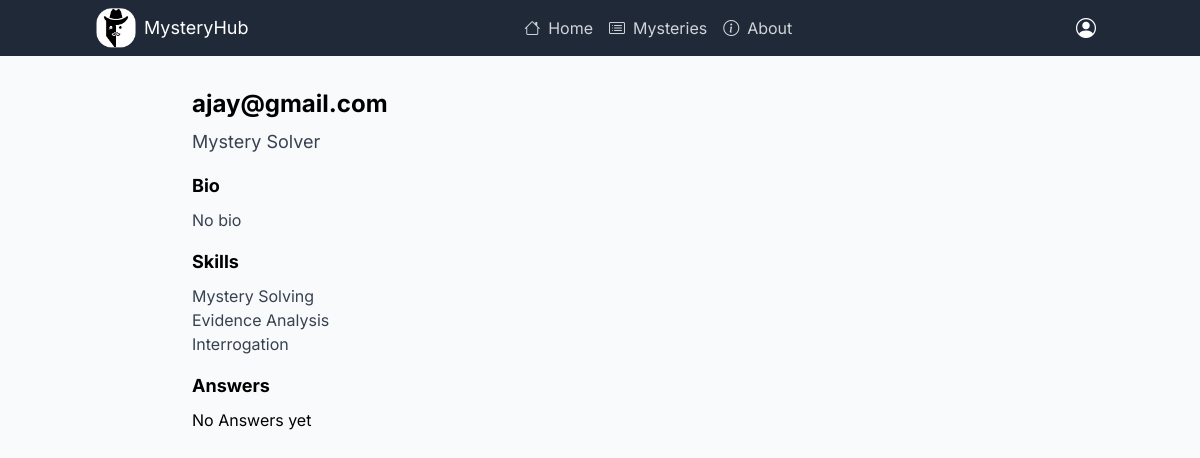
The page /profile/3/ on the database as committed earlier.
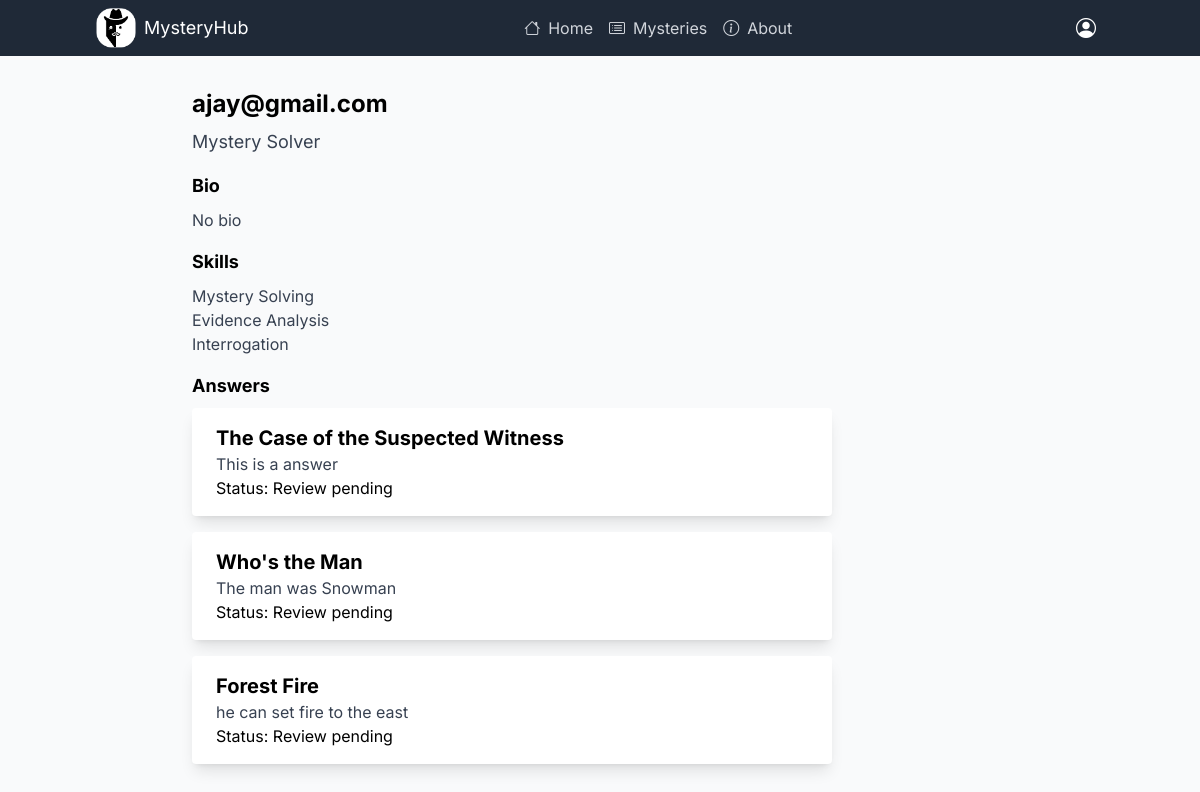
The same page on the database as committed later.
### mysteries/models.py (models this page shows)
class User(AbstractUser):
    bio = models.TextField(blank=True)
    skills = models.ManyToManyField('Skill', blank=True)
    recent_mysteries = models.ManyToManyField('Mystery', blank=True)

class Answer(models.Model):
    answer = models.TextField()
    correct = models.BooleanField(default=True)
    reviewed = models.BooleanField(default=False)
    answered_by = models.ForeignKey(User, on_delete=models.CASCADE)
    mystery = models.ForeignKey(Mystery, on_delete=models.CASCADE)

class Mystery(models.Model):
    title = models.CharField(max_length=200)
    description = models.TextField()
    created_by = models.ForeignKey(User, on_delete=models.CASCADE)
    created_at = models.DateTimeField(auto_now_add=True)
    clues = models.TextField()
    is_solved = models.BooleanField(default=False)
    solution = models.TextField()
    tags = models.ManyToManyField(to=Tag, related_name="mysteries", blank=True)

### mysteries/views.py (the view)
# urls.py: path('profile/<int:user_id>/', views.view_profile, name='view_profile'),
def view_profile(request, user_id):
    user_profile = User.objects.get(id=user_id)
    answers = Answer.objects.filter(answered_by=user_profile)
    return render(request, 'profile.html', {'user_profile': user_profile, "answers": answers})

### mysteries/templates/profile.html
{% extends 'layout.html' %}
{% block body %}
<div class="container">
    <div class="max-w-2xl mx-auto px-4 py-8">
        <div class="flex items-center mb-4">
            <div>
                <h2 class="font-bold text-2xl mb-2">{{user_profile.username}}</h2>
                <p class="text-gray-700 text-lg">Mystery Solver</p>
            </div>
        </div>
        <div class="mb-4">
            {% if user_profile == user %}
            <form method="post" class="flex flex-col mt-4 justify-center gap-4" id="bio-form">
                {% csrf_token %}
                <div class="flex flex-col gap-2  justify-start">
                    <label for="bio" class="text-lg font-bold">Bio: </label>
                    <textarea type="text" class="rounded" name="bio" id="bio" placeholder="Tell about yourself"
                        required>{{user_profile.bio}}</textarea>
                </div>
                <div>
                    <input type="submit" value="Submit" class="btn btn-primary">
                </div>
            </form>
            {% else %}
            <h3 class="font-bold text-lg mb-2">Bio</h3>
            <p class="text-gray-700 text-base">{{ user_profile.bio|default:"No bio" }}</p>
            {% endif %}
        </div>
        <div class="mb-4">
            <h3 class="font-bold text-lg mb-2">Skills</h3>
            <ul class="text-gray-700 text-base">
                <li>Mystery Solving</li>
                <li>Evidence Analysis</li>
                <li>Interrogation</li>
            </ul>
        </div>
        <div class="mb-4">
            <h3 class="font-bold text-lg mb-2">Answers</h3>
            {% for answer in answers %}
            <div class="w-full rounded overflow-hidden shadow-lg bg-white mb-4">
                <div class="px-6 py-4">
                    <a href="{% url 'view_mystery' answer.mystery.id %}"
                        class="font-bold text-xl mb-2">{{answer.mystery.title}}</a>
                    <p class="text-gray-700 text-base">
                        {{answer.answer}}
                    </p>
                    <div>
                        Status:
                        {% if not answer.reviewed %}
                        Review pending
                        {% elif answer.correct %}
                        Correct
                        {% else %}
                        Wrong
                        {% endif %}
                    </div>
                </div>
            </div>
            {% empty %}
            No Answers yet
            {% endfor %}
        </div>
    </div>
</div>
{% endblock %}

### mysteries/templates/layout.html (shortened to what this page needs)
{% load tailwind_tags %}
{% load static %}
<!DOCTYPE html>
<html lang="en">
<head>
  {% tailwind_css %}
  <link rel="stylesheet" href="https://cdn.jsdelivr.net/npm/bootstrap-icons@1.10.2/font/bootstrap-icons.css">
</head>
<body class="bg-gray-50 leading-normal tracking-normal font-body">
  <nav class="bg-gray-800">
    <div class="p-2 text-white flex justify-between items-center align-middle container mx-auto">
      <div class="flex items-center gap-2">
        <img class="w-10 h-10" src="{% static 'images/logo512.png' %}" alt="mKisan logo">
        <h1 class="text-lg hidden md:block">MysteryHub</h1>
      </div>
      <ul class="flex justify-center items-center gap-4 text-md text-gray-300 nav-list hidden md:flex">
        <li><a href="{% url 'index' %}"><i class="bi bi-house"></i><span>Home</span></a></li>
        <li><a href="{% url 'mysteries' %}"><i class="bi bi-card-list"></i><span>Mysteries</span></a></li>
        <li><a href="{% url 'about' %}"><i class="bi bi-info-circle"></i><span>About</span></a></li>
      </ul>
      <div id="user-menu" class="relative">
        <button id="user-menu-btn" class="rounded-xl hover:bg-gray-600 px-2 py-1 text-xl"><i
            class="bi bi-person-circle"></i></button>
      </div>
    </div>
  </nav>
  {% block body %}
  {% endblock %}
</body>
</html>

Rows that differ between the two databases and show on the page:
added Answer: mystery "The Case of the Suspected Witness", answer "This is a answer", reviewed "Review pending"
added Answer: mystery "Who's the Man", answer "The man was Snowman", reviewed "Review pending"
added Answer: mystery "Forest Fire", answer "he can set fire to the east", reviewed "Review pending"
Other text that changed with them:
text no longer shown: "No Answers yet"
